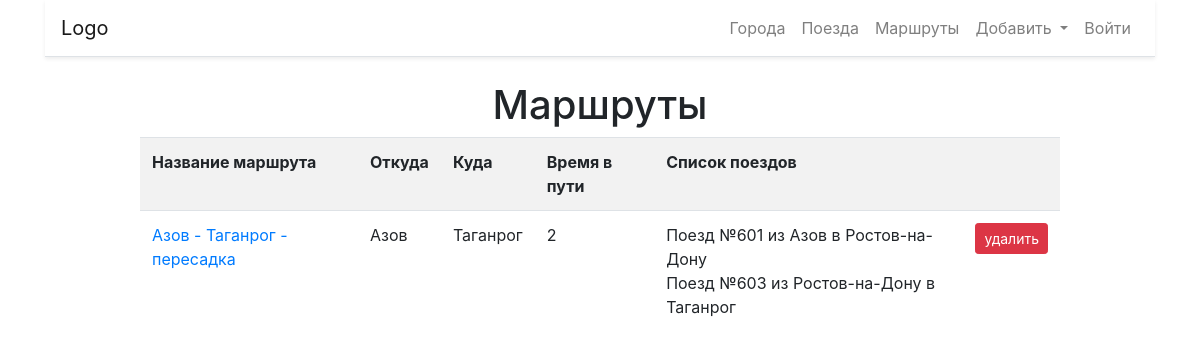
Page /detail/5/ on the committed database.
### routes/models.py (models this page shows, shortened)
class Route(models.Model):
    name = models.CharField(max_length=100, unique=True, verbose_name='Название маршрута')
    from_city = models.CharField(max_length=100, verbose_name='Откуда')
    to_city = models.CharField(max_length=100, verbose_name='Куда')
    trains = models.ManyToManyField(Train, blank=True, verbose_name='Поезда') #стало
    travel_time = models.IntegerField(verbose_name='Время в пути')
    class Meta:
        verbose_name = 'Маршрут'
        verbose_name_plural = 'Маршруты'
        ordering = ['name']

### trains/models.py (models this page shows, shortened)
class Train(models.Model):
    name = models.CharField(max_length=100, unique=True, verbose_name='Номер поезда')
    from_city = models.ForeignKey(City, on_delete=models.CASCADE,
        verbose_name='Откуда', related_name='from_city')
    to_city = models.ForeignKey(City, on_delete=models.CASCADE,
        verbose_name='Куда', related_name='to_city')
    travel_time = models.IntegerField(verbose_name='Время в пути')
    class Meta:
        verbose_name = 'Поезд'
        verbose_name_plural = 'Поезда'
        ordering = ['name']
    def __str__(self):
        return 'Поезд №{} из {} в {}'.format(self.name, self.from_city, self.to_city)

### cities/models.py (models this page shows)
class City(models.Model):
    name = models.CharField(max_length=100, unique=True, verbose_name='Город (один)')
    def __str__(self):
        return self.name
    class Meta:
        verbose_name = 'Город'
        verbose_name_plural = 'Города'
        ordering = ['name']

### routes/views.py (the view)
# urls.py: path('detail/<int:pk>/', RouteDetailView.as_view(), name='detail'),
class RouteDetailView(DetailView):
    queryset = Route.objects.all()
    context_object_name = 'object' #вроде по умолчанию object
    template_name = 'routes/detail.html'

### routes/templates/routes/detail.html (shortened to what this page needs)
{% extends "boot4.html" %}
{% block content %}
    <h1 class="text-center">Маршруты</h1>
    <div class="row">
        <div class="col-md-10 mx-auto">
            <table class="table table-striped">
                <tr>
                    <th>Название маршрута</th>
                    <th>Откуда</th>
                    <th>Куда</th>
                    <th>Время в пути</th>
                    <th>Список поездов</th>
                    <th></th>
                </tr>
                <tr>
                    <td><a href='{% url "train:detail" pk=object.pk %}'>{{object.name}}</a></td>
                    <td>{{object.from_city}}</td>
                    <td>{{object.to_city}}</td>
                    <td>{{object.travel_time}}</td>
                    <td>
                        {% for train in object.trains.all%}
                            {{train}}<br>
                        {% endfor %}
                    </td>
                    <td>
                        <a href='{% url "delete" pk=object.pk %}'>
                            <button type="button" class="btn btn-danger btn-sm">
                                удалить
                            </button>
                        </a>
                    </td>
                </tr>
            </table>
        </div>
    </div>
{% endblock %}

### rows in the picture
Route: name "Азов - Таганрог - пересадка", from_city "Азов", to_city "Таганрог", travel_time "2"
Train: name+from_city+to_city "Поезд №601 из Азов в Ростов-на-Дону"
Train: name+from_city+to_city "Поезд №603 из Ростов-на-Дону в Таганрог"
